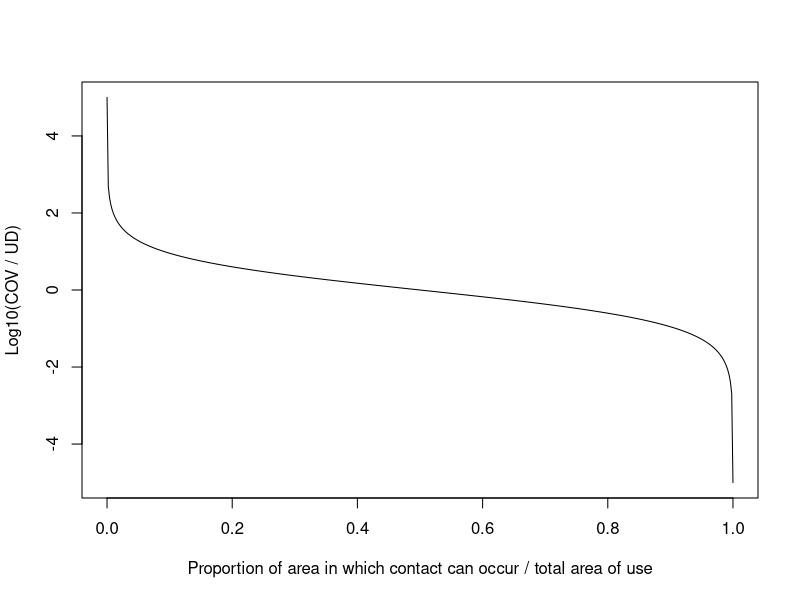
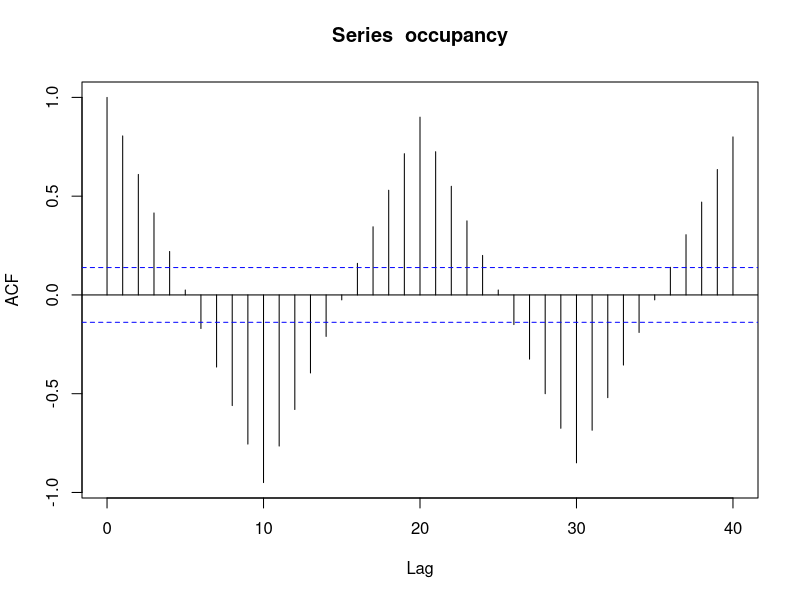
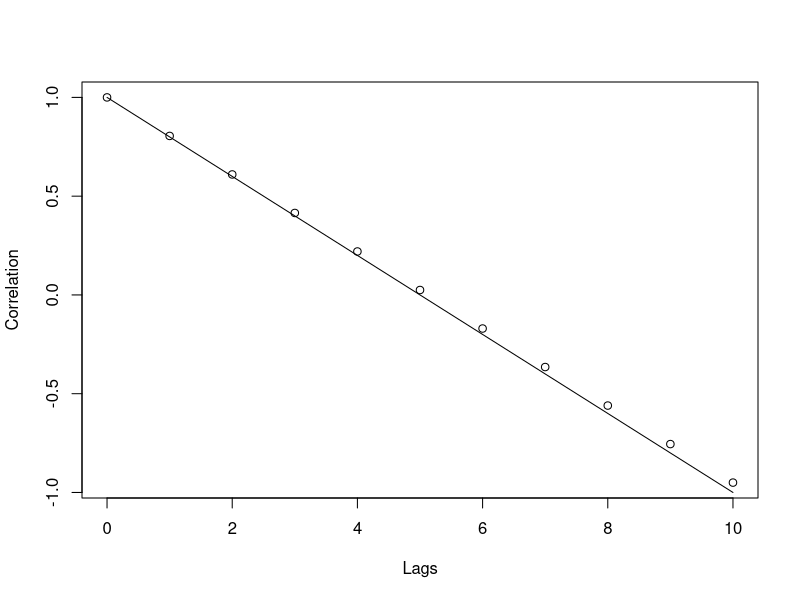

Write the R code that produced these figures, in order.
## ---- chunk 1
tol = 1e-5
p = seq(tol, 1 - tol, len=500)
ratio = (p*(1 - p)) / (p*p) # The ratio is just the odds...kinda cool

plot(p, log10(ratio), type="l", xlab="Proportion of area in which contact can occur / total area of use", ylab="Log10(COV / UD)")

## ---- chunk 2
s = 10
occupancy = rep(rep(c(1, 0), c(s, s)), 10)
occupancy
## ---- chunk 3
vals = acf(occupancy, lag.max=s*4)

## ---- chunk 4
# Approximation function
x = 0:s
y = (-2 / s)*x + 1

plot(x, as.vector(vals$acf)[0:(s + 1)], ylab="Correlation", xlab="Lags") # Empirical correlation
lines(x, y, type="l") # 

